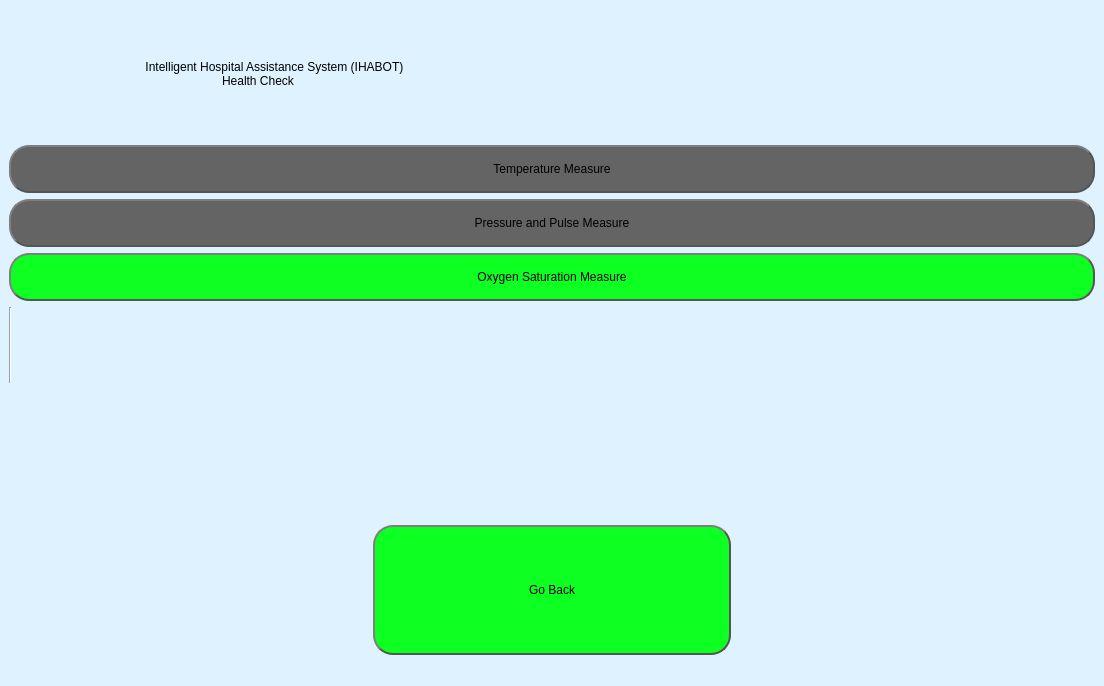
<?xml version="1.0" encoding="UTF-8"?>
<ui version="4.0">
 <class>MainWindow</class>
 <widget class="QMainWindow" name="MainWindow">
  <property name="geometry">
   <rect>
    <x>0</x>
    <y>0</y>
    <width>1104</width>
    <height>686</height>
   </rect>
  </property>
  <property name="windowTitle">
   <string>MainWindow</string>
  </property>
  <property name="styleSheet">
   <string notr="true">background-color: rgb(222, 242, 255);</string>
  </property>
  <widget class="QWidget" name="centralwidget">
   <layout class="QVBoxLayout" name="verticalLayout">
    <item>
     <widget class="QLabel" name="excercise_ques">
      <property name="sizePolicy">
       <sizepolicy hsizetype="Ignored" vsizetype="Ignored">
        <horstretch>0</horstretch>
        <verstretch>0</verstretch>
       </sizepolicy>
      </property>
      <property name="styleSheet">
       <string notr="true">font: 75 24pt &quot;MS Shell Dlg 2&quot;;</string>
      </property>
      <property name="text">
       <string>                                         Intelligent Hospital Assistance System (IHABOT) 
                                                                Health Check</string>
      </property>
     </widget>
    </item>
    <item>
     <widget class="QPushButton" name="temp_b">
      <property name="styleSheet">
       <string notr="true">
QPushButton {
	font: 18pt &quot;MS Shell Dlg 2&quot;;
    border: 2px solid #555;
    border-radius: 20px;
    border-style: outset;
    background-color: rgb(100, 100, 100);
    padding: 15px;
    }


</string>
      </property>
      <property name="text">
       <string>Temperature Measure</string>
      </property>
     </widget>
    </item>
    <item>
     <widget class="QPushButton" name="pushButton">
      <property name="styleSheet">
       <string notr="true">
QPushButton {
	font: 18pt &quot;MS Shell Dlg 2&quot;;
    border: 2px solid #555;
    border-radius: 20px;
    border-style: outset;
    background-color: rgb(100, 100, 100);
    padding: 15px;
    }


</string>
      </property>
      <property name="text">
       <string>Pressure and Pulse Measure</string>
      </property>
     </widget>
    </item>
    <item>
     <layout class="QVBoxLayout" name="verticalLayout_2">
      <item>
       <widget class="QPushButton" name="oxy_b">
        <property name="styleSheet">
         <string notr="true">
QPushButton {
	font: 18pt &quot;MS Shell Dlg 2&quot;;
    border: 2px solid #555;
    border-radius: 20px;
    border-style: outset;
    background-color: rgb(14, 255, 34);
    padding: 15px;
    }

QPushButton:hover {
    background-color: rgb(7, 255, 119);
    }

QPushButton:pressed {
    border-style: inset;
    background: qradialgradient(
        cx: 0.4, cy: -0.1, fx: 0.4, fy: -0.1,
        radius: 1.35, stop: 0 #fff, stop: 1 #ddd
        );
    }</string>
        </property>
        <property name="text">
         <string>Oxygen Saturation Measure</string>
        </property>
       </widget>
      </item>
      <item>
       <widget class="Line" name="line">
        <property name="orientation">
         <enum>Qt::Vertical</enum>
        </property>
       </widget>
      </item>
      <item>
       <layout class="QHBoxLayout" name="horizontalLayout"/>
      </item>
     </layout>
    </item>
    <item>
     <widget class="QLabel" name="status">
      <property name="styleSheet">
       <string notr="true">font: 75 24pt &quot;MS Shell Dlg 2&quot;;</string>
      </property>
      <property name="text">
       <string/>
      </property>
     </widget>
    </item>
    <item>
     <layout class="QHBoxLayout" name="horizontalLayout_4">
      <item>
       <widget class="QLabel" name="label_4">
        <property name="text">
         <string/>
        </property>
       </widget>
      </item>
      <item>
       <widget class="QPushButton" name="back_b">
        <property name="sizePolicy">
         <sizepolicy hsizetype="Ignored" vsizetype="Ignored">
          <horstretch>0</horstretch>
          <verstretch>0</verstretch>
         </sizepolicy>
        </property>
        <property name="styleSheet">
         <string notr="true">
QPushButton {
	font: 18pt &quot;MS Shell Dlg 2&quot;;
    border: 2px solid #555;
    border-radius: 20px;
    border-style: outset;
    background-color: rgb(14, 255, 34);
    padding: 15px;
    }

QPushButton:hover {
    background-color: rgb(7, 255, 119);
    }

QPushButton:pressed {
    border-style: inset;
    background: qradialgradient(
        cx: 0.4, cy: -0.1, fx: 0.4, fy: -0.1,
        radius: 1.35, stop: 0 #fff, stop: 1 #ddd
        );
    }</string>
        </property>
        <property name="text">
         <string>Go Back</string>
        </property>
       </widget>
      </item>
      <item>
       <widget class="QLabel" name="label_5">
        <property name="text">
         <string/>
        </property>
       </widget>
      </item>
     </layout>
    </item>
   </layout>
  </widget>
  <widget class="QMenuBar" name="menubar">
   <property name="geometry">
    <rect>
     <x>0</x>
     <y>0</y>
     <width>1104</width>
     <height>26</height>
    </rect>
   </property>
  </widget>
  <widget class="QStatusBar" name="statusbar"/>
 </widget>
 <resources/>
 <connections/>
</ui>
